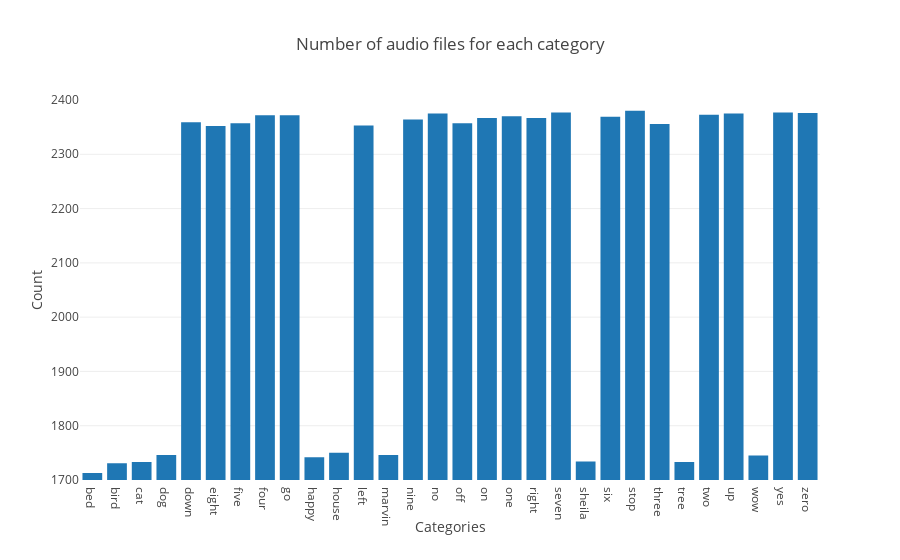

Here is the notebook cell this chart was saved with:
### Code cell
py.iplot(dict(data=[go.Bar(x=all_categories, y=count)], 
              layout=go.Layout(title='Number of audio files for each category',
                               xaxis=dict(title='Categories'),
                               yaxis=dict(title='Count', range=[1700, 2400]))))

### Figure 1 — Plotly figure (JSON) as saved in the notebook; plotly's stock layout.template omitted (floating-point values rounded to 4 significant figures)
{"data": [{"type": "bar", "x": ["bed", "bird", "cat", "dog", "down", "eight", "five", "four", "go", "happy", "house", "left", "marvin", "nine", "no", "off", "on", "one", "right", "seven", "sheila", "six", "stop", "three", "tree", "two", "up", "wow", "yes", "zero"], "y": [1713, 1731, 1733, 1746, 2359, 2352, 2357, 2372, 2372, 1742, 1750, 2353, 1746, 2364, 2375, 2357, 2367, 2370, 2367, 2377, 1734, 2369, 2380, 2356, 1733, 2373, 2375, 1745, 2377, 2376]}], "layout": {"title": "Number of audio files for each category", "xaxis": {"title": "Categories"}, "yaxis": {"range": [1700, 2400], "title": "Count"}}}
